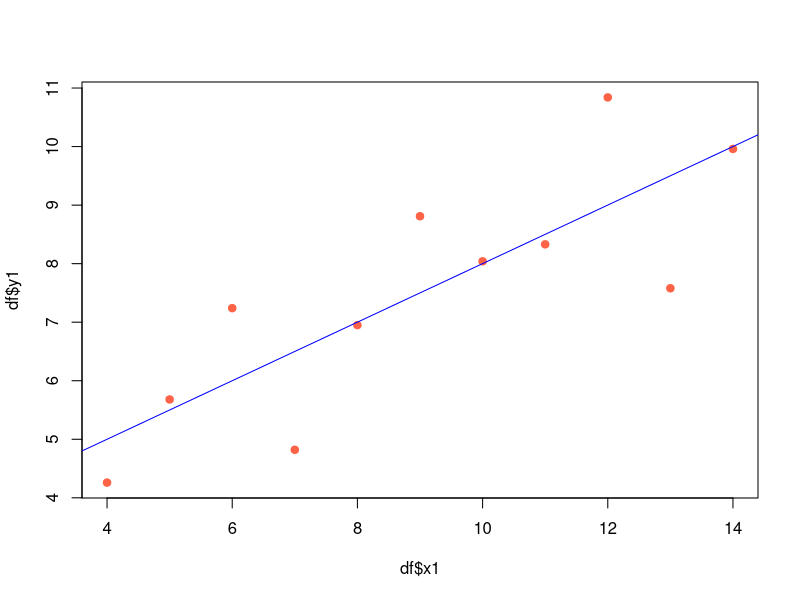
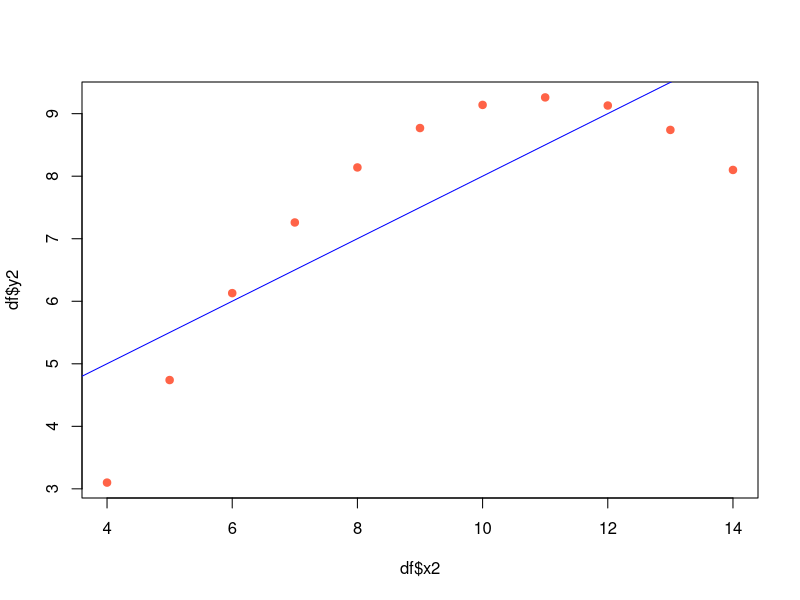
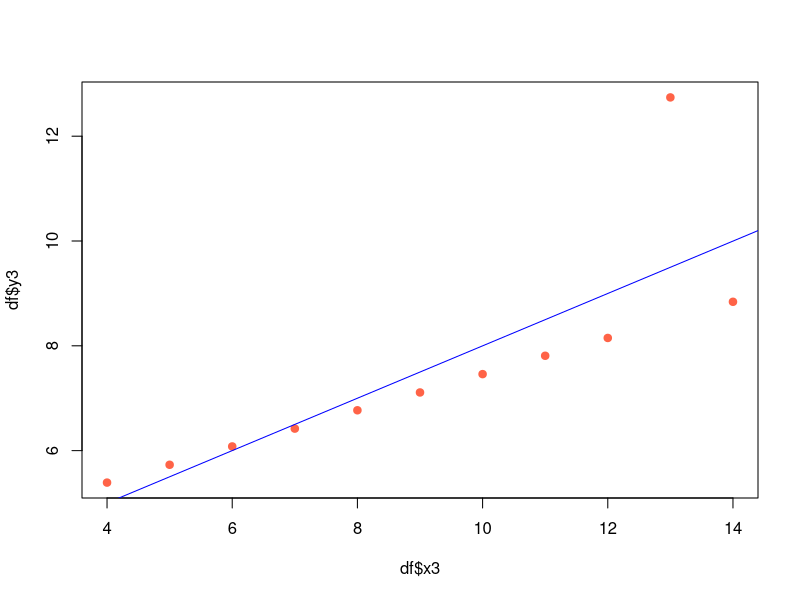
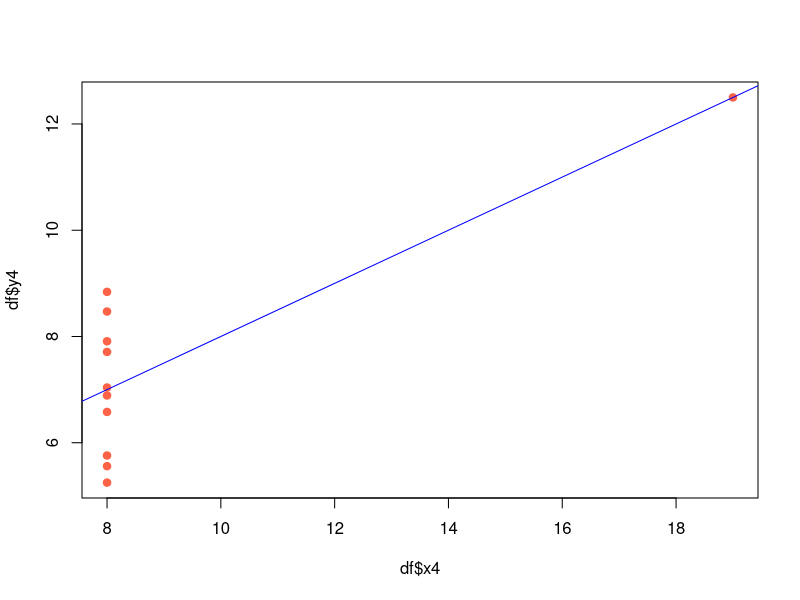
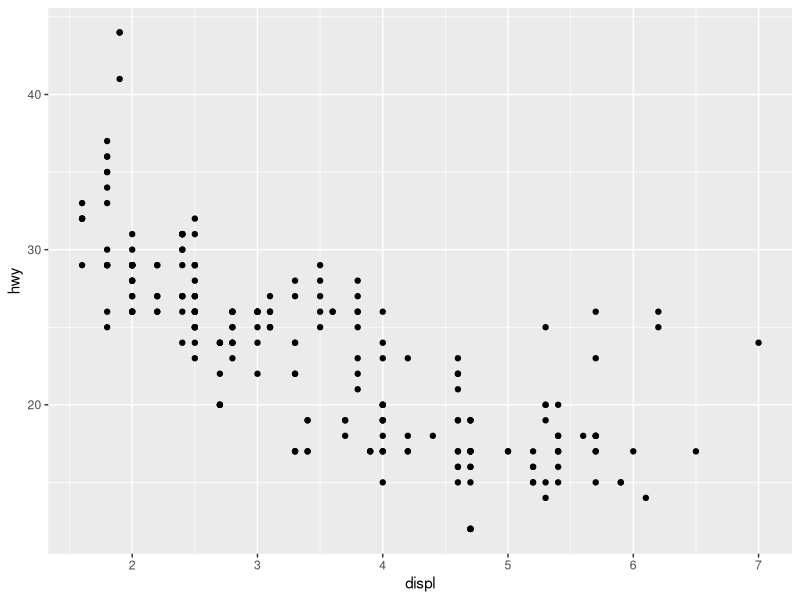
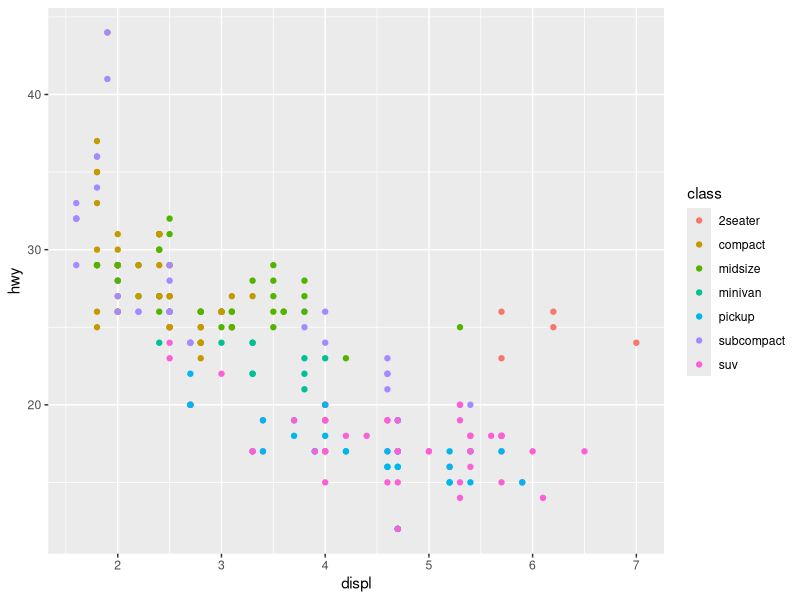
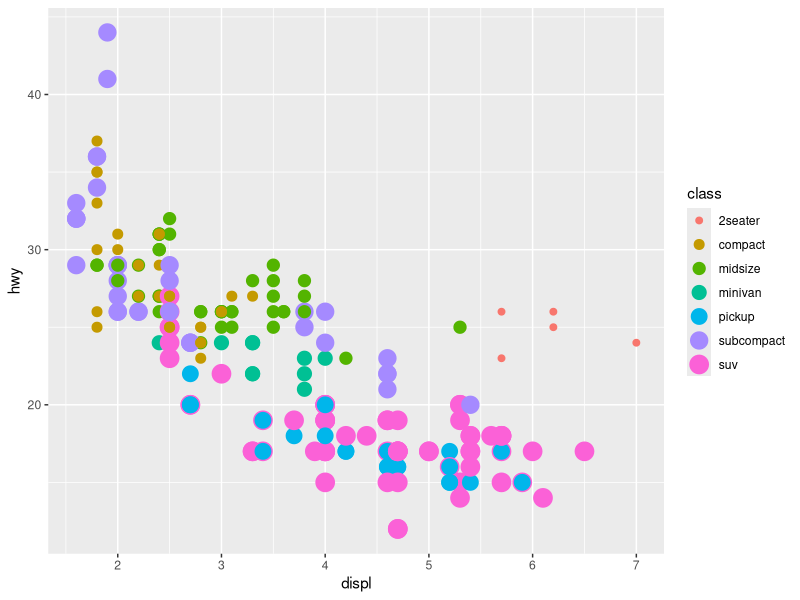
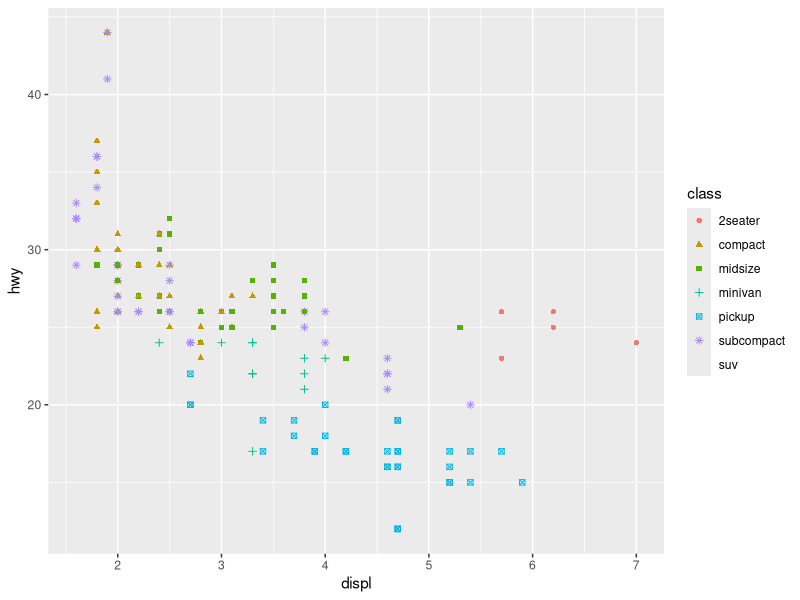

Generate these figures, in order, with R:
anscombe
str(anscombe)

anscombe[,c("x1","y1")]
df <- anscombe

plot(df$x1, df$y1, pch = 19, col = "tomato")
abline(lm(y1 ~ x1, data = df), col = "blue")

plot(df$x2, df$y2, pch = 19, col = "tomato")
abline(lm(y2 ~ x2, data = df), col = "blue")

plot(df$x3, df$y3, pch = 19, col = "tomato")
abline(lm(y3 ~ x3, data = df), col = "blue")

plot(df$x4, df$y4, pch = 19, col = "tomato")
abline(lm(y4 ~ x4, data = df), col = "blue")
par(mfrow = c(1,1))


install.packages("tidyverse")
library("tidyverse")

str(mpg)
?mpg

#배경 설정
p <- ggplot(data = mpg, mapping = aes(x = displ, y = hwy))

p + geom_point()

geom_point()

colors()
#색상 구분
p + geom_point(mapping = aes(color = class))
               
# 크기와 색깔 구분
p + geom_point(mapping = aes(color = class, size = class))

# 점의 형태 추가
p + geom_point(mapping = aes(color = class,shape = class))

# 크기 구분에 alpha(투명도) 추가
p + geom_point(mapping = aes(color = class, size = class, alpha = 0.3))

# 클래스에 따라 여러 면(facet)으로 나눠줌
p + geom_point(color="tomato") + facet_wrap(~ class, nrow = 2)
# nrow : 행 갯수

p + geom_point(color="tomato") + facet_grid(drv ~ cyl)

table(mpg$drv)

?mpg


table(mpg$cyl)

par(mfrow = c(1,1))

barplot(table(mpg$cyl), col = "steelblue")


p + geom_point(color="blue") + geom_smooth(color="cyan")

p + geom_point(mapping = aes(color = class)) + geom_smooth(color = "cyan")


library(ggplot2)
data("diamonds")
str(diamonds)

?diamonds

head(diamonds)

# p에 gglot 정보 저장
p <- ggplot(data = diamonds)

p + geom_bar(mapping = aes(x = cut), fill = "steelblue")
p + stat_count(mapping = aes(x = cut),fill = "steelblue")

p + geom_bar(mapping = aes(x = cut, fill = clarity))

p + geom_bar(mapping = aes(x = cut, fill = clarity), 
             position = "fill")

p + geom_bar(mapping = aes(x = cut, fill = clarity), 
             position = "dodge")


ggplot(data = mpg) + 
  geom_point(mapping = aes(x = displ, 
                           y = hwy, 
                           color = class,
                           size = class,
                           alpha = 0.3), 
             position = "jitter")


p <- ggplot(data = mpg,
            mapping = aes(x = class, y = hwy))
p + geom_boxplot(fill = "lightyellow")

p + geom_boxplot(fill = "lightyellow") + coord_flip()

p <- ggplot(data = diamonds, aes(x = cut, fill = cut))

p + geom_bar(show.legend = F, width = 1)


p + geom_bar(show.legend = F, width = 1) +
  labs(x = NULL, y = NULL) +
  theme(aspect.ratio = 1) +
  coord_polar()


world <- map_data("world")
ggplot(world, aes(long, lat, group = group)) +
  geom_polygon(fill = "lightyellow", color = "blue")

nz <- map_data("nz")
ggplot(world, aes(long, lat, group = group)) +
  geom_polygon(fill = "orange", color = "tomato")

